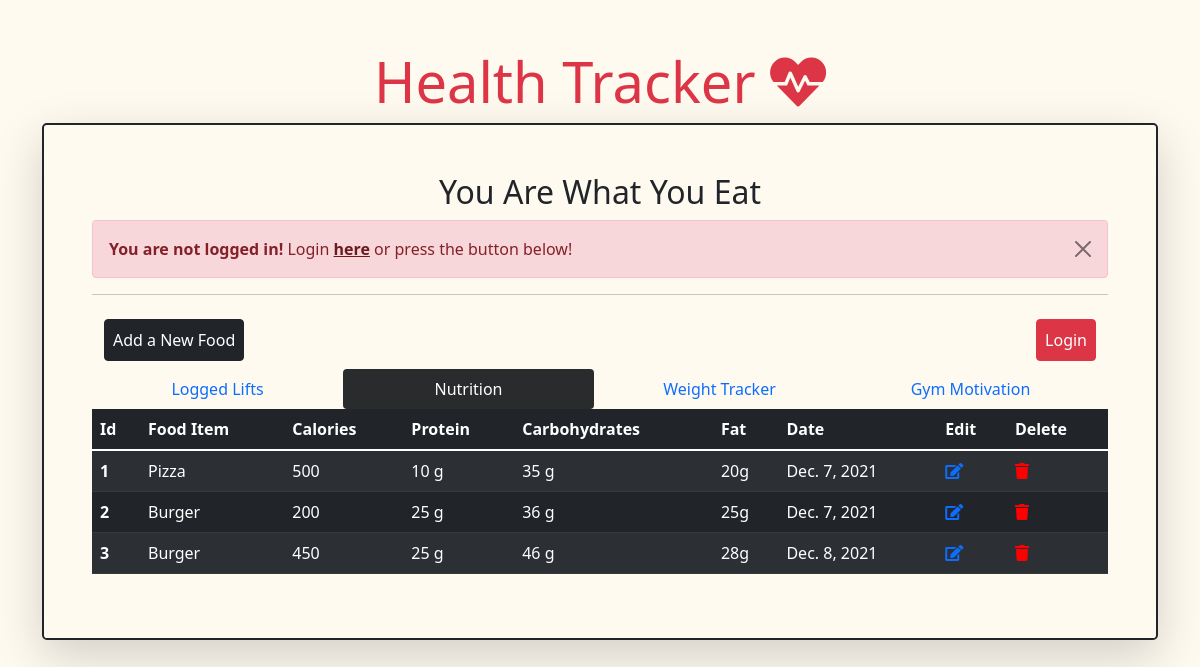
/nutrition, run on the app's committed database.
### HealthTracker/models.py (models this page shows)
class Nutrition(models.Model):
    food_item = models.CharField(max_length=200)
    calories = models.IntegerField(default=0, validators=[MinValueValidator(0)])
    protein = models.IntegerField(default=0, validators=[MinValueValidator(0)])
    carbohydrates = models.IntegerField(default=0, validators=[MinValueValidator(0)])
    fat = models.IntegerField(default=0, validators=[MinValueValidator(0)])
    date = models.DateField(default=datetime.date.today())

### HealthTracker/views.py (the view)
# urls.py: path('nutrition', views.home_nutrition, name='home_nutrition'),
def home_nutrition(request):
    nutrition = Nutrition.objects.all()
    return render(request, 'home-nutrition.html', {'nutrition': nutrition})

### templates/home-nutrition.html (shortened to what this page needs)
{% extends 'base.html' %}
{% block body %}
    <div class="container shadow-lg rounded-3 border-2 border border-dark p-5">
        <h2 class="text-center">You Are What You Eat</h2>
        {% if user.is_authenticated %}
        {% else %}
            <div class="alert alert-danger alert-dismissible fade show" role="alert">
                <strong>You are not logged in!</strong> Login <a href="{% url 'login' %}" class="alert-link">here</a> or
                press the button below!
                <button type="button" class="btn-close" data-bs-dismiss="alert" aria-label="Close"></button>
            </div>
        {% endif %}
        <hr>
         <div class="container-fluid">
            <div class="row justify-content-md-center">
                <div class="col-6 ">
                    <a href="{% url 'create_food' %}" class="btn btn-dark p-2 my-2">Add a New Food</a>
                </div>
                <div class="col-6 text-end">
                    {% if user.is_authenticated %}
                        <a href="{% url 'logout' %}" class="btn btn-danger p-2 my-2">Logout</a>
                    {% else %}
                        <a href="{% url 'login' %}" class="btn btn-danger p-2 my-2">Login</a>
                    {% endif %}
                </div>
            </div>
         </div>
            <div class="container-fluid">
                <div class="row justify-content-md-center">
                    <ul class="nav nav-pills nav-fill">
                        <div class="col-12 col-sm-3">
                            <li class="nav-item">
                                <a class="nav-link " aria-current="page" href={% url 'home_lifts' %}>Logged
                                    Lifts</a>
                            </li>
                        </div>
                        <div class="col-12 col-sm-3">
                            <li class="nav-item ">
                                <a class="nav-link active" href={% url 'home_nutrition' %}>Nutrition</a>
                            </li>
                        </div>
                        <div class="col-12 col-sm-3">
                            <li class="nav-item">
                                <a class="nav-link " href={% url 'home_weight' %}>Weight Tracker</a>
                            </li>
                        </div>
                        <div class="col-12 col-sm-3">
                            <li class="nav-item">
                                <a class="nav-link " href={% url 'motivation' %}>Gym Motivation</a>
                            </li>
                        </div>
                    </ul>
                </div>
            </div>
    <div class="table-responsive-md">
            <table class="table table-dark table-striped table-hover">
                <thead>
                <tr>
                    <th scope="col-1 col-md">Id</th>
                    <th scope="col-2 col-md">Food Item</th>
                    <th scope="col-1 col-md">Calories</th>
                    <th scope="col-1 col-md">Protein</th>
                    <th scope="col-2 col-md">Carbohydrates</th>
                    <th scope="col-1 col-md">Fat</th>
                    <th scope="col-1 col-md">Date</th>
                    <th scope="col-1 col-md">Edit</th>
                    <th scope="col-1 col-md">Delete</th>
                </tr>
                </thead>
                <tbody>
                {% for food in nutrition %}
                    <tr>
                        <th scope="row">{{ forloop.counter }}</th>
                        <td>{{ food.food_item }}</td>
                        <td>{{ food.calories }}</td>
                        <td>{{ food.protein }} g</td>
                        <td>{{ food.carbohydrates }} g</td>
                        <td>{{ food.fat }}g</td>
                        <td>{{ food.date }} </td>
                        <td>
                            <a href="{% url 'edit_food' food.id %}" class="update-icon">
                                <i class="fas fa-edit"></i>
                            </a>
                        </td>
                        <td>
                            <a href="{% url 'delete_food' food.id %}" class="update-icon">
                                <i class="fas fa-trash"></i>
                            </a>
                        </td>
                    </tr>
                {% endfor %}
                </tbody>
            </table>
        </div>
    </div>
{% endblock %}

### static/css/styles.css (style rules this page uses)
body { background-color:floralwhite; }
.fa-trash { color:red; }
.nav-pills .nav-link.active, .nav-pills .show > .nav-link { color: #fff; background-color: #292b2c ; }

### data on the page
Nutrition: food_item "Pizza", calories "500", protein "10", carbohydrates "35", fat "20", date "Dec. 7, 2021"
Nutrition: food_item "Burger", calories "200", protein "25", carbohydrates "36", fat "25", date "Dec. 7, 2021"
Nutrition: food_item "Burger", calories "450", protein "25", carbohydrates "46", fat "28", date "Dec. 8, 2021"
